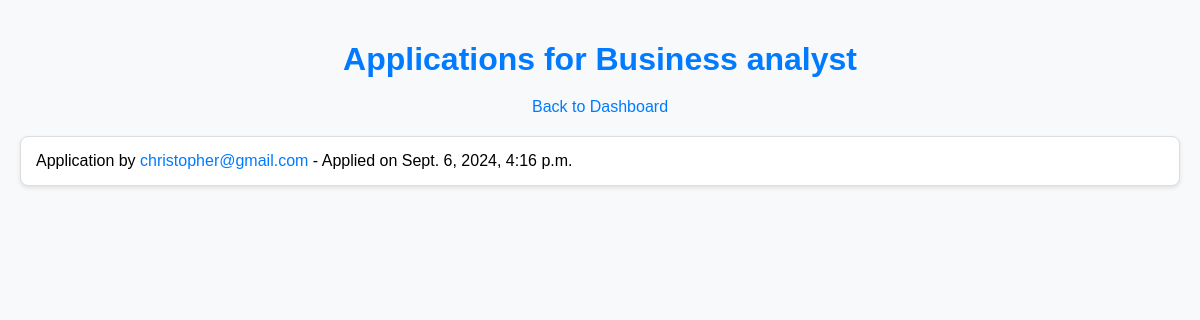
/view_job_applications/16/ (signed in), run on the app's committed database.
### jobs/models.py (models this page shows, shortened)
class Job(models.Model):
    employer = models.ForeignKey(Employer, on_delete=models.CASCADE)
    title = models.CharField(max_length=255)
    description = models.TextField()
    requirements= models.TextField(default="No specific requirements")
    location = models.CharField(max_length=255)
    salary = models.DecimalField(max_digits=10, decimal_places=2)
    posted_at = models.DateTimeField(auto_now_add=True)

class Application(models.Model):
    job = models.ForeignKey(Job, on_delete=models.CASCADE)
    jobseeker = models.ForeignKey(Jobseeker, on_delete=models.CASCADE)
    cover_letter = models.TextField()
    applied_at = models.DateTimeField(auto_now_add=True)
    class Meta:
        unique_together = ('job', 'jobseeker')

class Jobseeker(models.Model):
    user = models.OneToOneField(User, on_delete=models.CASCADE)
    profile_picture = models.ImageField(upload_to='jobseeker_pictures/', blank=True, null=True)
    bio = models.TextField()
    education = models.TextField(blank=True, null=True)
    current_job = models.CharField(max_length=255, blank=True, null=True)
    work_experience = models.TextField(blank=True, null=True)
    resume = models.FileField(upload_to='resumes/')

### jobs/views.py (the view)
# urls.py: path('view_job_applications/<int:job_id>/', view_job_applications, name='view_job_applications'),
@login_required
def view_job_applications(request, job_id):
    job = get_object_or_404(Job, id=job_id, employer=request.user.employer)
    applications = Application.objects.filter(job=job)
    return render(request, 'jobs/view_job_applications.html', {'job': job, 'applications': applications})

### jobs/templates/jobs/view_job_applications.html (shortened to what this page needs)
<!DOCTYPE html>
<html lang="en">
<head>
    {% load static %}
    <link rel="stylesheet" href="{% static 'job_applications.css' %}">
</head>
<body>
    <h1>Applications for {{ job.title }}</h1>
    <a href="{% url 'employer_dashboard' %}" class="back-link">Back to Dashboard</a>
    <ul>
        {% for application in applications %}
            <li>
                Application by
                <a href="{% url 'view_applicant_profile' job.id application.jobseeker.id %}" class="applicant-link">
                    {{ application.jobseeker.user.username }}
                </a> - Applied on {{ application.applied_at }}
            </li>
        {% endfor %}
    </ul>
</body>
</html>

### jobs/static/job_applications.css (style rules this page uses)
body { font-family: Arial, sans-serif; background-color: #f8f9fa; margin: 0; padding: 20px; }
h1 { color: #007bff; text-align: center; margin-bottom: 20px; }
.back-link { display: inline-block; color: #007bff; text-decoration: none; font-size: 16px; margin-bottom: 20px; display: block; text-align: center; }
ul { list-style: none; padding: 0; margin: 0; }
li { background-color: #ffffff; border: 1px solid #ddd; border-radius: 8px; padding: 15px; margin-bottom: 10px; box-shadow: 0 2px 4px rgba(0, 0, 0, 0.1); }
.applicant-link { color: #007bff; text-decoration: none; }

### data on the page
Job: title "Business analyst"
Application: jobseeker.user.username "christopher@gmail.com", applied_at "Sept. 6, 2024, 4:16 p.m."
